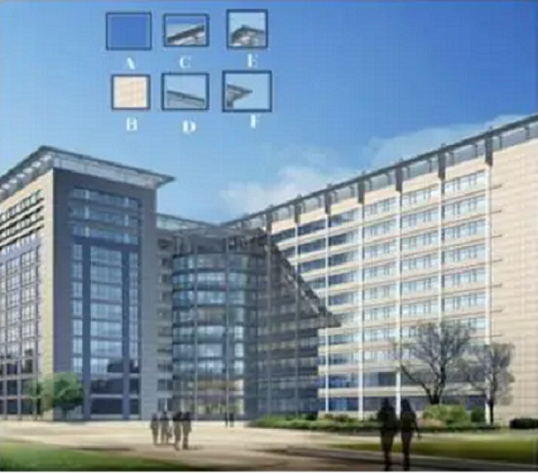
#> input picture OpenCV/images/horn_img.png, 538 x 473 px
$ python main8.py
#> lines starting #> are read from the running program, lines starting #| are printed output that depends on the picture; after the words box and inside, x2 and y2 are one past the last pixel; in counts of white or black regions, pixels touching at a corner belong together
import os
import cv2

def cv_show(name,img):
   cv2.imshow(name,img)
   cv2.waitKey(0)
   cv2.destroyAllWindows()

#获取父目录绝对地址
current_dir = os.path.abspath(os.path.dirname(__file__))
#获取角识别图片地址
horn_img_path = os.path.join(current_dir,'images','horn_img.png')
# 读取图片
horn_img = cv2.imread(horn_img_path)
#> horn_img is the input picture: shape (473, 538, 3); mean B, G, R 165.1, 147.5, 125.8
# 转换为灰度图
horn_img_ray = cv2.cvtColor(horn_img,cv2.COLOR_BGR2GRAY)
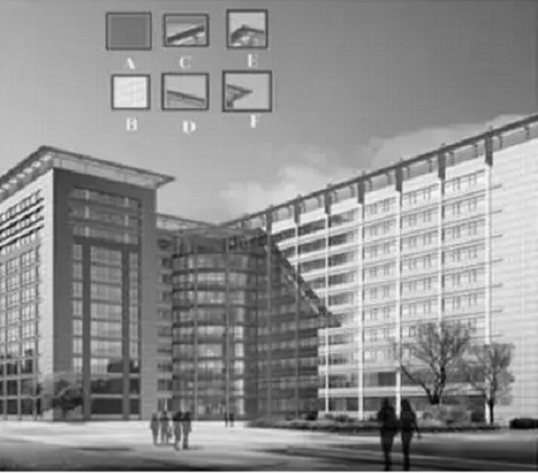
#> horn_img_ray: shape (473, 538); min 0, max 252, mean 143
dst = cv2.cornerHarris(horn_img_ray,2,3,0.04)
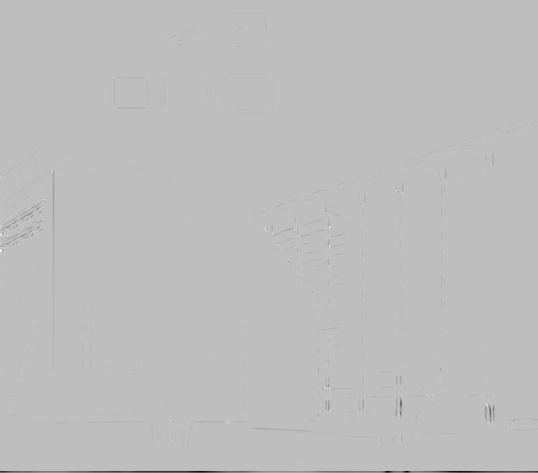
#> dst: shape (473, 538) float32; min -0.00766, max 0.00258, mean -2.36e-05; drawn with min black and max white
horn_img_copy = horn_img.copy()
# 阈值
horn_img_copy[dst>0.01*dst.max()] = [0,0,255]
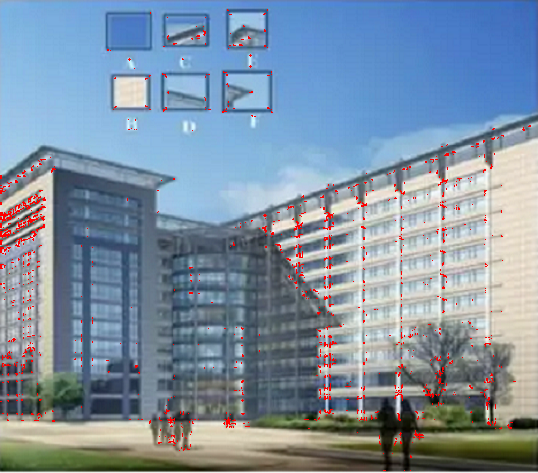
#> horn_img_copy: shape (473, 538, 3); 1.49% of pixels changed, all inside (x1, y1, x2, y2) = (0, 9, 531, 471)
cv_show('dst',horn_img_copy)
